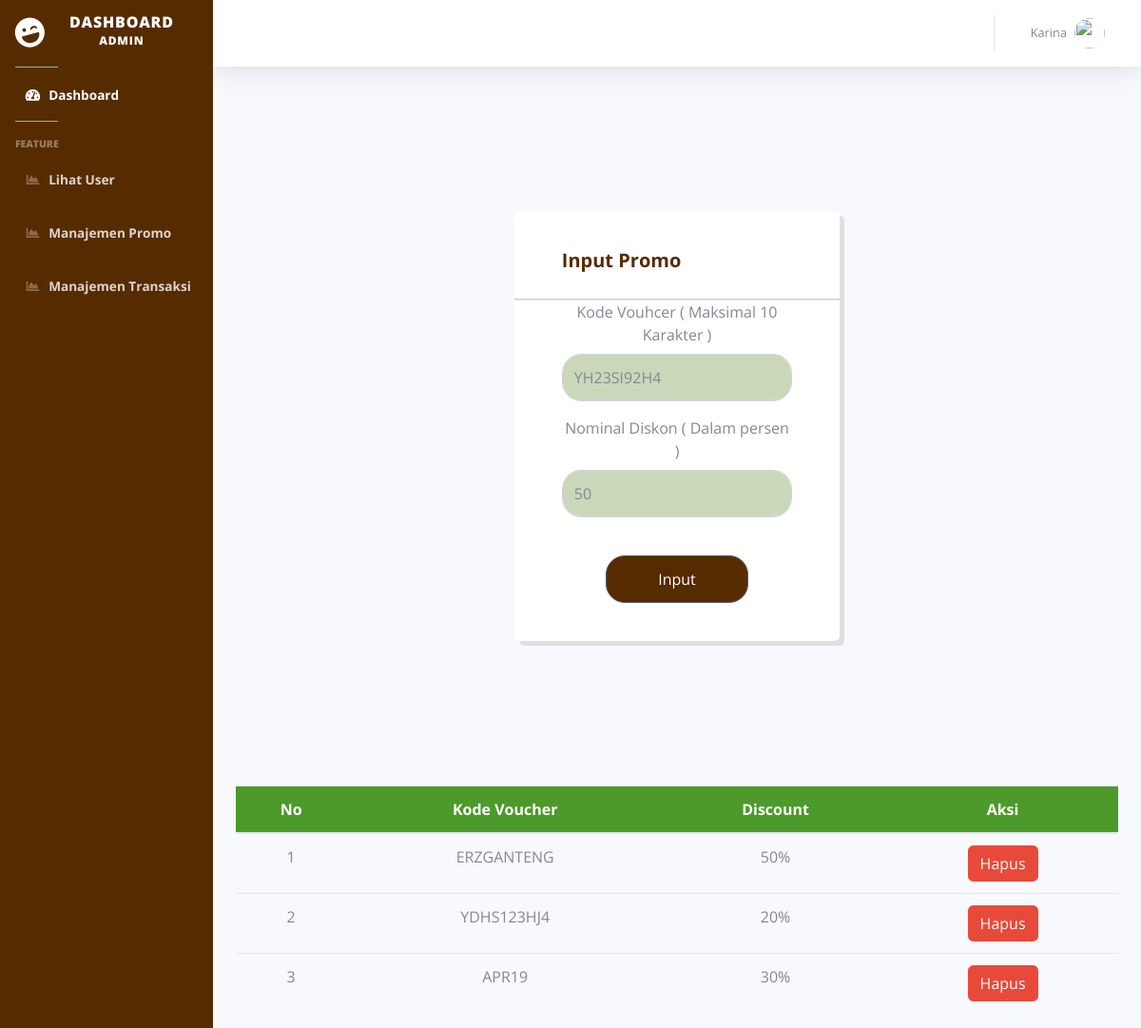
Screenshot of /admin/manajemen_promo.php (signed in) with the database file from the repository.
### tables this page shows
CREATE TABLE `voucher` (
  `id` int(255) NOT NULL,
  `kode` varchar(10) NOT NULL,
  `diskon` decimal(3,2) NOT NULL
);

### admin/manajemen_promo.php (the view, shortened to what this page needs)
<!doctype html>
<html lang="en">
  <head>
    <link rel="stylesheet" href="css/style.css">
  </head>
<?php
include 'sidebar.php';
?>
<body class="bg-light">
  <form method="POST" action="" enctype="multipart/form-data" style="padding: 60px;">
    <div class="login">
      <h2 style="font-weight: bold; color:#562b00">Input Promo</h2>
      <hr>
      <div class="forminside">
        <div class="form-group">
          <label for="vouhcer">Kode Vouhcer ( Maksimal 10 Karakter )</label>
          <input name="voucher" type="text" class="form-control" id="nama_depan" placeholder="YH23SI92H4">
        </div>
        <div class="form-group">
          <label for="diskon">Nominal Diskon ( Dalam persen )</label>
          <input name="diskon" type="text" class="form-control" id="nama_depan" placeholder="50">
        </div>
      </div>
      <br>
      <button name="inputvoucher" type="submit" class="btn daftar btn-dark" style="background-color: #562b00;">Input</button>
    </div>
  </form>
  <div class="container" style="padding-top: -80px;">
      <br>
      <table class="table table-hover">
          <thead>
          <tr>
              <th>No</th>
              <th>Kode Voucher</th>
              <th>Discount</th>
              <th>Aksi</th>
          </tr>
          </thead>
          <tbody>
          <?php
          $sql = "SELECT * FROM voucher";
          $result = $conn->query($sql);
          if ($result->num_rows > 0) {
              $a = 0;
              while($row = $result->fetch_assoc()) {
                  $a++;
                  echo
                      "
          <form action='' method='post'>
          <tr>
          <td name='id'>" . $a . "</td>
          <td name=''>" . $row['kode'] . "</td>
          <td name=''>" . $row["diskon"]*100 . "% </td>
          <td>
          <form action='edit_produk.php' method='post'>
          <button type='submit' class='btn btn-danger' name='hapus_voucher' value='".$row["id"]."'>Hapus</button>
          </form>
          </td>
          </tr>
          </form>
          ";
              }
          } else {
              echo "<h1>Data Belum Ada</h1><br>";
          }
          ?>
          </tbody>
      </table>
  </div>
</body>
</html>

### css/style.css (style rules this page uses)
* { font-family: "Open sans"; padding: 0px; margin: 0px; }
hr { width: 20%; margin: 20px auto; background-color: #68BB59; height: 2px; }
input { border: 1px #4C9A2A solid; }
.login { margin: 8% 30%;; padding: 40px 0px; text-align: center; border-radius: 5px; background-color: white; box-shadow: 5px 5px rgba(0,0,0,0.1); }
.forminside { padding: 0px 50px; }
.forminside input { background-color: #CAD7B9; border-radius: 20px; height: 50px; }
.login h2 { text-align: left; padding: 0px 0px 20px 50px; font-size: 20px; }
.login hr { width: 100%; background-color: rgba(0,0,0,0.1); height: 0.1px; padding: 0px; margin: 0px; }
.login button { margin: 0px 10px; width: 150px; height: 50px; border-radius: 20px; }
thead tr { background-color: #4C9A2A; color: white; }
tr { text-align: center; }

### rows the page displays
voucher: kode "ERZGANTENG", $row['diskon']*100 "50"
voucher: kode "YDHS123HJ4", $row['diskon']*100 "20"
voucher: kode "APR19", $row['diskon']*100 "30"

### other values shown
$_SESSION['nama_depan'] "Karina"
